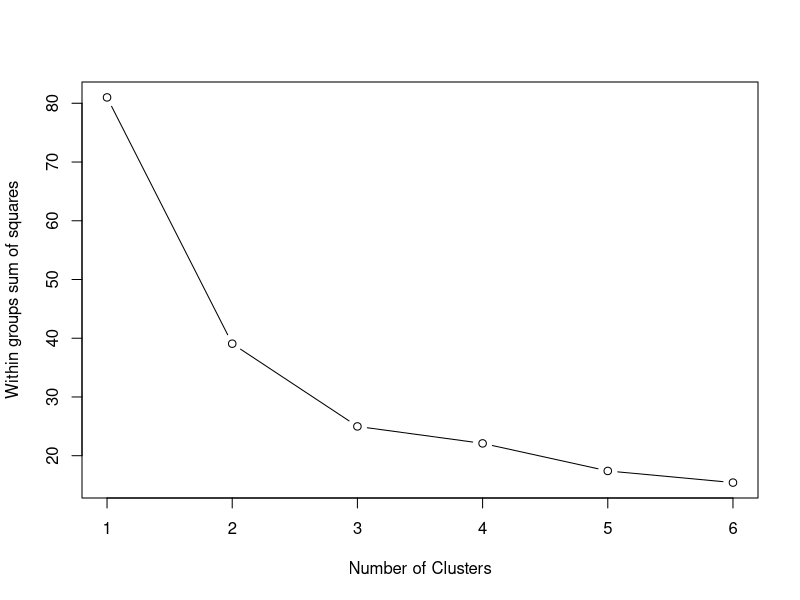
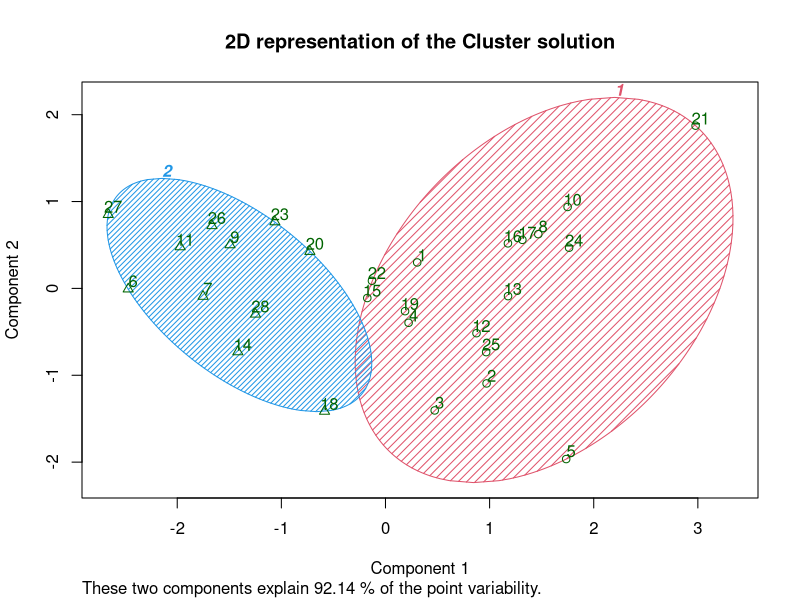

Here is the R script that generated these plots, in order: (Note: this script raises an error after producing the figures.)
#load
library(readxl)
library(tidyverse)
base <- read_excel("dados.xlsx")

str(base) #tudo em votos válidos, pop logaritimizado, não trabalharei com dados dicotômicos

# tentativa de copiar passo a passo - https://rpubs.com/gabrielmartos/ClusterAnalysis

#técnica 1

dados <- subset(base, select = c(CIDADE, pop, Bolsonaro2018, Neves14)) # primeiro farei só com esses três
dados$Bolsonaro2018 <- dados$Bolsonaro2018*100
dados$Neves14 <- dados$Neves14*100
head(dados)
dados<-
  dados %>%
  mutate_at(c(2:4),  ~(scale(.) %>% as.vector)) # reescala (novo objeto dados clusters)

dados.stand <- scale(dados[-1])# To standarize the variables
head(dados)

# K-Means
k.means.fit <- kmeans(dados.stand, 2) # k = 2 dois clusters
head(dados.stand)

attributes(k.means.fit)

# Centroids:
k.means.fit$centers

# Clusters:
k.means.fit$cluster
# Cluster size:
k.means.fit$size


wssplot <- function(data, nc=15, seed=1234){
  wss <- (nrow(data)-1)*sum(apply(data,2,var))
  for (i in 2:nc){
    set.seed(seed)
    wss[i] <- sum(kmeans(data, centers=i)$withinss)}
  plot(1:nc, wss, type="b", xlab="Number of Clusters",
       ylab="Within groups sum of squares")}

wssplot(dados.stand, nc=6) 
# realmente 2

library(cluster)
clusplot(dados.stand, k.means.fit$cluster, main='2D representation of the Cluster solution',
         color=TRUE, shade=TRUE,
         labels=2, lines=0)

table(dados[,1],k.means.fit$cluster)# deu erro

d <- dist(dados.stand, method = "euclidean") # Euclidean distance matrix.
H.fit <- hclust(d, method="ward")

plot(H.fit) # display dendogram
groups <- cutree(H.fit, k=2) # cut tree into 5 clusters
# draw dendogram with red borders around the 5 clusters
rect.hclust(H.fit, k=2, border="red")

table(dados[,1],groups)


# técnica 2 
set.seed(155555559) ## to fix the random starting clusters
grpAntiPt <- kmeans(dados[,c("Neves14","Bolsonaro2018", "pop")], centers=2, nstart=10)
grpAntiPt

o=order(grpAntiPt$cluster)
data.frame(dados$CIDADE[o],grpAntiPt$cluster[o])


plot(dados$Bolsonaro2018, dados$Neves14, type="n", xlim=c(-3,2), ylim = c(-2,2.4), xlab="Bolsonaro2018", ylab="Neves2014")
text(x=dados$Bolsonaro2018, y=dados$Neves14, labels=dados$CIDADE,col=grpAntiPt$cluster+1)

plot(dados$Bolsonaro2018, dados$pop, type="n", xlim=c(-3,2), ylim = c(-2,2.4), xlab="Bolsonaro2018", ylab="População da Cidade")
text(x=dados$Bolsonaro2018, y=dados$Neves14, labels=dados$CIDADE,col=grpAntiPt$cluster+1)

# dar zoom para ver melhor os clusters


# posso fazer como eu quiser agora #tirar pop e repetir  tudo 

dados <- subset(base, select = c(CIDADE, Bolsonaro2018, Neves14)) # primeiro farei só com esses três
dados$Bolsonaro2018 <- dados$Bolsonaro2018*100
dados$Neves14 <- dados$Neves14*100
head(dados)
dados<-
  dados %>%
  mutate_at(c(2:3),  ~(scale(.) %>% as.vector)) # reescala (novo objeto dados clusters)

dados.stand <- scale(dados[-1])# To standarize the variables
head(dados)

# K-Means
k.means.fit <- kmeans(dados.stand, 3) # k = ultimo numero
head(dados.stand)

attributes(k.means.fit)

# Centroids:
k.means.fit$centers

# Clusters:
k.means.fit$cluster
# Cluster size:
k.means.fit$size


wssplot <- function(data, nc=15, seed=1234){
  wss <- (nrow(data)-1)*sum(apply(data,2,var))
  for (i in 2:nc){
    set.seed(seed)
    wss[i] <- sum(kmeans(data, centers=i)$withinss)}
  plot(1:nc, wss, type="b", xlab="Number of Clusters",
       ylab="Within groups sum of squares")}

wssplot(dados.stand, nc=6) 
# realmente 2

library(cluster)
clusplot(dados.stand, k.means.fit$cluster, main='2D representation of the Cluster solution',
         color=TRUE, shade=TRUE,
         labels=2, lines=0)

#table(dados[,1],k.means.fit$cluster)# deu erro

d <- dist(dados.stand, method = "euclidean") # Euclidean distance matrix.
H.fit <- hclust(d, method="ward")

plot(H.fit) # display dendogram
groups <- cutree(H.fit, k=2) # cut tree into 5 clusters
# draw dendogram with red borders around the 5 clusters
rect.hclust(H.fit, k=2, border="red")

table(dados[,1],groups)


# técnica 2 
set.seed(155555559) ## to fix the random starting clusters
grpAntiPt <- kmeans(dados[,c("Neves14","Bolsonaro2018")], centers=3, nstart=10)
grpAntiPt

o=order(grpAntiPt$cluster)
data.frame(dados$CIDADE[o],grpAntiPt$cluster[o])


plot(dados$Bolsonaro2018, dados$Neves14, type="n", xlim=c(-3,2), ylim = c(-2,2.4), xlab="Bolsonaro2018", ylab="Neves2014")
text(x=dados$Bolsonaro2018, y=dados$Neves14, labels=dados$CIDADE,col=grpAntiPt$cluster+1)
# essa é uma tabela que usarei

# modelão completo , HOBUS 2018 e BOLSONARO 2018 ####
# OBS Hobus principal força política da região

base <- read_excel("dados.xlsx")
str(base)

dados <- subset(base, select = c(CIDADE, Bolsonaro2018, Ciro2018, pop, Lula2006,Hobus18))
dados$Bolsonaro2018 <- dados$Bolsonaro2018*100
head(dados)
dados<-
  dados %>%
  mutate_at(c(2:6),  ~(scale(.) %>% as.vector)) # reescala (novo objeto dados clusters)

dados.stand <- scale(dados[-1])# To standarize the variables
head(dados)

# K-Means
k.means.fit <- kmeans(dados.stand, 2) # k = ultimo numero
head(dados.stand)

attributes(k.means.fit)

# Centroids:
k.means.fit$centers

# Clusters:
k.means.fit$cluster
# Cluster size:
k.means.fit$size
# ficou uma divisão boa, vou manter

wssplot <- function(data, nc=15, seed=1234){
  wss <- (nrow(data)-1)*sum(apply(data,2,var))
  for (i in 2:nc){
    set.seed(seed)
    wss[i] <- sum(kmeans(data, centers=i)$withinss)}
  plot(1:nc, wss, type="b", xlab="Number of Clusters",
       ylab="Within groups sum of squares")}

wssplot(dados.stand, nc=6) 
# realmente 2

library(cluster)
clusplot(dados.stand, k.means.fit$cluster, main='2D representation of the Cluster solution',
         color=TRUE, shade=TRUE,
         labels=2, lines=0)

#table(dados[,1],k.means.fit$cluster)# deu erro

d <- dist(dados.stand, method = "euclidean") # Euclidean distance matrix.
H.fit <- hclust(d, method="ward")

plot(H.fit) # display dendogram
groups <- cutree(H.fit, k=2) # cut tree into 5 clusters
# draw dendogram with red borders around the 5 clusters
rect.hclust(H.fit, k=2, border="red")

# técnica 2 
set.seed(155555559) ## to fix the random starting clusters
grpAntiPt <- kmeans(dados[,c("Bolsonaro2018", "Ciro2018","pop","Lula2006","Hobus18")], centers=2, nstart=10)
grpAntiPt

o=order(grpAntiPt$cluster)
data.frame(dados$CIDADE[o],grpAntiPt$cluster[o])

#para xlim e ylim
summary(dados$Hobus18)
summary(dados$Bolsonaro2018)

plot(dados$Bolsonaro2018, dados$Hobus18, type="n", xlim=c(-3,2),
     ylim = c(-2,3), xlab="Bolsonaro2018", ylab="Hobus2018")
text(x=dados$Bolsonaro2018, y=dados$Hobus18, labels=dados$CIDADE,col=grpAntiPt$cluster+1)
# nao tão util

plot(dados$pop, dados$Hobus18, type="n", xlim=c(-3,2),
     ylim = c(-2,3), xlab="pop", ylab="Hobus2018")
text(x=dados$pop, y=dados$Hobus18, labels=dados$CIDADE,col=grpAntiPt$cluster+1)
# nao tão util


plot(dados$Bolsonaro2018, dados$pop, type="n", xlim=c(-3,2),
     ylim = c(-2,3), xlab="Bolsonaro2018", ylab="População")
text(x=dados$Bolsonaro2018, y=dados$pop, labels=dados$CIDADE,col=grpAntiPt$cluster+1)
# OPA utilizada

plot(dados$Bolsonaro2018, dados$Lula2006, type="n", xlim=c(-3,2),
     ylim = c(-2,3), xlab="Bolsonaro2018", ylab="Lula 2006")
text(x=dados$Bolsonaro2018, y=dados$Lula2006, labels=dados$CIDADE,col=grpAntiPt$cluster+1)
# OPA utilizada


set.seed(155555559) ## to fix the random starting clusters
grpAntiPt <- kmeans(dados[,c("Bolsonaro2018", "Ciro2018","pop","Lula2006","Hobus18")], centers=3, nstart=10)
grpAntiPt

plot(dados$Bolsonaro2018, dados$Lula2006, type="n", xlim=c(-3,2),
     ylim = c(-2,3), xlab="Bolsonaro2018", ylab="Lula 2006")
text(x=dados$Bolsonaro2018, y=dados$Lula2006, labels=dados$CIDADE,col=grpAntiPt$cluster+1)
# OPA utilizada
#COM 3 não
